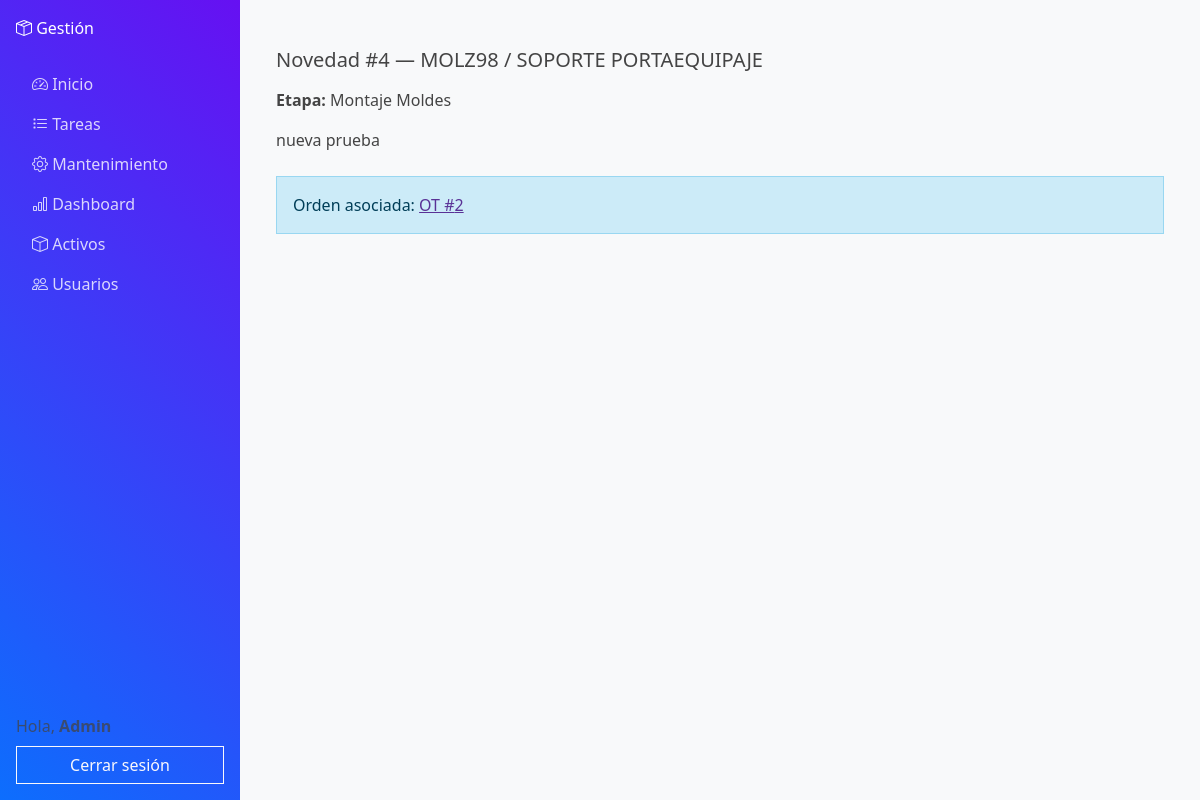
The page /activos/novedad/4/ (signed in) on the database its author committed.
### activos/models.py (models this page shows, shortened)
class Novedad(models.Model):
    class Etapa(models.TextChoices):
        INICIO = "INICIO", "Inicio"
        TALLER_MOLDES = "Taller Moldes", "Taller Moldes"
        ALISTAMIENTO_MOLDES = "Alistamiento Moldes", "Alistamiento Moldes"
        MONTAJE_MOLDES = "Montaje Moldes", "Montaje Moldes"
        PLANTA_PRODUCCION = "Planta - Producción", "Planta - Producción"
    activo = models.ForeignKey(Activo, on_delete=models.CASCADE, related_name="novedades")
    etapa = models.CharField(max_length=100, choices=Etapa.choices)
    descripcion = models.TextField()
    falla = models.ForeignKey(
        CatalogoFalla, null=True, blank=True, on_delete=models.SET_NULL, related_name="novedades"
    )
    archivo = models.FileField(
        upload_to="novedades/%Y/%m/%d/", null=True, blank=True
    )
    fecha = models.DateTimeField(auto_now_add=True)
    reportado_por = models.ForeignKey(
        settings.AUTH_USER_MODEL,
        null=True,
        on_delete=models.SET_NULL,
        related_name="novedades_reportadas",
    )
    orden_mantenimiento = models.ForeignKey(
        "RegistroMantenimiento",
        null=True,
        blank=True,
        on_delete=models.SET_NULL,
        related_name="novedades",
    )

class Activo(models.Model):
    codigo = models.CharField(max_length=100, unique=True, verbose_name="Código")
    numero_activo = models.CharField(max_length=255, verbose_name="# Activo")
    nombre = models.CharField(max_length=255, verbose_name="Nombre")
    peso = models.DecimalField(max_digits=10, decimal_places=2, null=True, blank=True, verbose_name="Peso")
    familia = models.ForeignKey("FamiliaActivo", null=True, blank=True, on_delete=models.SET_NULL, related_name="activos")
    categoria = models.ForeignKey("CategoriaActivo", null=True, blank=True, on_delete=models.SET_NULL, related_name="activos")
    estado = models.ForeignKey("EstadoActivo", null=True, blank=True, on_delete=models.SET_NULL, related_name="activos")
    ubicacion = models.ForeignKey("Ubicacion", null=True, blank=True, on_delete=models.SET_NULL, related_name="activos")
    qr_code = models.ImageField(upload_to="qr_codes", blank=True, null=True)

class RegistroMantenimiento(models.Model):
    activo = models.ForeignKey(Activo, on_delete=models.CASCADE, related_name="mantenimientos")
    estado = models.CharField(max_length=3, choices=EstadoOT.choices, default=EstadoOT.PEN)
    tipo = models.CharField(max_length=3, choices=TipoOT.choices, default=TipoOT.PRE)
    titulo = models.CharField(max_length=160, default="", blank=False)
    descripcion = models.TextField(blank=True, default="")
    prioridad = models.CharField(max_length=4, choices=PrioridadOT.choices, default=PrioridadOT.NONE)
    fecha_inicio = models.DateField(null=True, blank=True)
    vencimiento = models.DateField(null=True, blank=True)
    recurrencia = models.CharField(max_length=5, choices=RecurrenciaOT.choices, default=RecurrenciaOT.NONE)
    tiempo_estimado_minutos = models.PositiveIntegerField(default=0)
    ubicacion = models.ForeignKey(Ubicacion, null=True, blank=True, on_delete=models.SET_NULL, related_name="ordenes")
    falla = models.ForeignKey("CatalogoFalla", null=True, blank=True, on_delete=models.SET_NULL, related_name="ots")
    plantilla_aplicada = models.ForeignKey(
        "PlantillaChecklist", null=True, blank=True, on_delete=models.SET_NULL, related_name="ots_usadas"
    )
    fecha_creacion = models.DateTimeField(auto_now_add=True)
    fecha_inicio_ejecucion = models.DateTimeField(null=True, blank=True)
    fecha_fin_ejecucion = models.DateTimeField(null=True, blank=True)
    fecha_cierre = models.DateTimeField(null=True, blank=True)
    anio_ejecucion = models.PositiveSmallIntegerField(null=True, blank=True)
    semana_ejecucion = models.PositiveSmallIntegerField(null=True, blank=True)
    lectura_ejecucion = models.DecimalField(max_digits=12, decimal_places=2, null=True, blank=True)
    creado_por = models.ForeignKey(settings.AUTH_USER_MODEL, on_delete=models.SET_NULL, null=True, related_name="ordenes_creadas")
    asignado_a = models.ForeignKey(settings.AUTH_USER_MODEL, on_delete=models.SET_NULL, null=True, blank=True, related_name="tareas_asignadas")
    completado_por = models.ForeignKey(settings.AUTH_USER_MODEL, on_delete=models.SET_NULL, null=True, blank=True, related_name="tareas_completadas")
    class Meta:
        indexes = [
            models.Index(fields=["estado"]),
            models.Index(fields=["tipo"]),
            models.Index(fields=["prioridad"]),
            models.Index(fields=["-fecha_creacion"]),
            models.Index(fields=["-fecha_inicio_ejecucion"]),
            models.Index(fields=["-fecha_cierre"]),
            models.Index(fields=["vencimiento"]),
            models.Index(fields=["activo"]),
            models.Index(fields=["asignado_a"]),
            models.Index(fields=["ubicacion"]),
        ]
        ordering = ["-fecha_creacion", "-id"]

### activos/views.py (the view, shortened to what this page needs)
# urls.py: path("novedad/<int:pk>/", views.novedad_detail, name="novedad_detail"),
@login_required
def novedad_detail(request, pk: int):
    novedad = get_object_or_404(
        Novedad.objects.select_related("activo", "orden_mantenimiento"), pk=pk
    )
    form = None
    ctx = {"novedad": novedad, "form": form}
    return render(request, "activos/novedad_detail.html", ctx)

### activos/templates/activos/novedad_detail.html
{% extends "core/base.html" %}
{% block content %}
<div class="container py-4">
  <h1 class="h5 mb-3">Novedad #{{ novedad.id }} — {{ novedad.activo.codigo }} / {{ novedad.activo.nombre }}</h1>
  <p class="mb-3"><strong>Etapa:</strong> {{ novedad.get_etapa_display|default:novedad.etapa }}</p>
  <p class="mb-4">{{ novedad.descripcion }}</p>
  {% if novedad.orden_mantenimiento %}
    <div class="alert alert-info">
      Orden asociada: <a href="{% url 'activos:checklist_mantenimiento' novedad.orden_mantenimiento.id %}">OT #{{ novedad.orden_mantenimiento.id }}</a>
    </div>
  {% else %}
    <form method="post" class="card card-body">
      {% csrf_token %}
      {{ form.as_p }}
      <button type="submit" class="btn btn-primary">Crear OT</button>
    </form>
  {% endif %}
</div>
{% endblock %}

### core/templates/core/base.html (shortened to what this page needs)
{% load static %}
<!DOCTYPE html>
<html lang="es">
<head>
  <link rel="stylesheet"
        href="https://cdn.jsdelivr.net/npm/bootswatch@5.3.3/dist/pulse/bootstrap.min.css">
  <link rel="stylesheet"
        href="https://cdn.jsdelivr.net/npm/bootstrap-icons@1.11.3/font/bootstrap-icons.min.css">
  <link rel="stylesheet" href="{% static 'core/style.css' %}">
</head>
<body>
<div class="d-flex">
  <nav id="sidebar" class="d-flex flex-column p-3 text-white">
    <a href="/" class="navbar-brand text-white mb-4">
      <i class="bi bi-box-seam"></i> Gestión
    </a>
    <ul class="nav nav-pills flex-column mb-auto">
      <li class="nav-item">
        <a href="{% url 'home' %}" class="nav-link {% if section == 'home' %}active{% endif %}">
          <i class="bi bi-speedometer2"></i> Inicio
        </a>
      </li>
      <li>
                <a href="{% url 'activos:mis_tareas' %}" class="nav-link {% if section == 'tareas' %}active{% endif %}">
          <i class="bi bi-list-task"></i> Tareas
        </a>
      </li>
      <li>
        <a href="{% url 'activos:ordenes_list' %}" class="nav-link {% if section == 'mantenimiento' %}active{% endif %}">
          <i class="bi bi-gear"></i> Mantenimiento
        </a>
      </li>
      <li>
        <a href="{% url 'dashboard_novedades' %}" class="nav-link {% if section == 'dashboard' %}active{% endif %}">
          <i class="bi bi-bar-chart"></i> Dashboard
        </a>
      </li>
      <li>
        <a href="{% url 'activos:activos_list' %}" class="nav-link {% if section == 'activos' %}active{% endif %}">
          <i class="bi bi-box"></i> Activos
        </a>
      </li>
      <li>
        <a href="{% url 'accounts:users_list' %}" class="nav-link {% if section == 'usuarios' %}active{% endif %}">
          <i class="bi bi-people"></i> Usuarios
        </a>
      </li>
    </ul>
    {% if user.is_authenticated %}
    <div class="mt-auto">
      <span class="text-muted">Hola, <strong>{{ user.username }}</strong></span>
      <form action="{% url 'accounts:logout' %}" method="post" class="mt-2">
        <button class="btn btn-outline-light w-100">Cerrar sesión</button>
      </form>
    </div>
    {% endif %}
  </nav>
  <div class="flex-grow-1 p-4">
    {% block content %}{% endblock %}
  </div>
</div>
</body>
</html>

### core/templates/core/base.html (style rules this page uses)
body { overflow-x: hidden; background-color: #f8f9fa; }
#sidebar { width: 240px; min-height: 100vh; background: linear-gradient(45deg, #0d6efd, #6610f2); }
#sidebar a { color: rgba(255, 255, 255, 0.8); text-decoration: none; }

### rows shown on the page
Novedad: id "4", activo.codigo "MOLZ98", activo.nombre "SOPORTE PORTAEQUIPAJE", etapa "Montaje Moldes", descripcion "nueva prueba", orden_mantenimiento.id "2"

### other values the page prints
{{ user.username }} "Admin"
